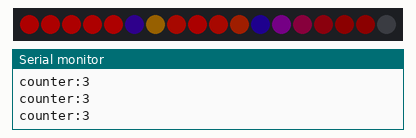
Bench run of a sketch on a simulated Arduino Uno, built with avr-gcc and run on an emulated ATmega328P. On the bench: 18 RGB LEDs in strip order, left to right, the last lines printed to the serial monitor. Dim RGB values are drawn brighter than linear.

Above: at 5.49 s.
At 5.84 s:
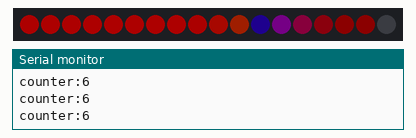
At 7.2 s:
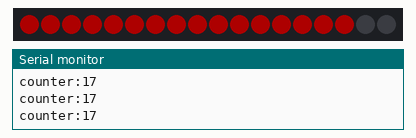
At 15.16 s:
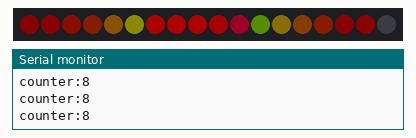
At 15.9 s:
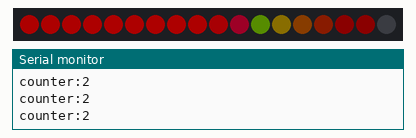
At 25.1 s:
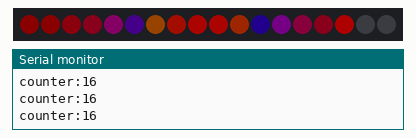

The sketch:

LEDBasics-Video5-3.ino
```cpp
#include <FastLED.h>

#define NUM_LEDS 18
#define LED_PIN 2

CRGB leds[NUM_LEDS];

uint8_t patternCounter = 0;
bool upDown = false;
bool isRunning = false;

void checkTimer(){
  EVERY_N_SECONDS(5) {
    nextPattern();
    Serial.print("pattern:");
    Serial.print(patternCounter);
    Serial.print("\n");
  }
}

#include "MovingDot.h"
#include "Chaser.h"
#include "ChaserSawTooth.h"

void setup() {
  FastLED.addLeds<WS2812B, LED_PIN, GRB>(leds, NUM_LEDS);
  FastLED.setBrightness(50);
  Serial.begin(9600);
}

void loop() {
  Serial.print("----in main loop");
  Serial.print("\n");
  switch (patternCounter) {
    case 0:
      runMovingDot();
      break;
    case 1:
      runChaser();
      break;
    case 2:
      runSawTooth();
      break;
  }
}

void nextPattern() {
  isRunning = false;
  patternCounter = (patternCounter + 1) %2;
}

void runMovingDot() {
  Serial.print("run moving dot");
  Serial.print("\n");
  isRunning = true;
  MovingDot movingDot = MovingDot();
  while(isRunning) movingDot.runPattern(leds, NUM_LEDS);
}

void runChaser() {
  Serial.print("run chaser");
  Serial.print("\n");
  isRunning = true;
  Chaser chaser = Chaser(NUM_LEDS);
  while(isRunning) chaser.runPattern(leds);
}

void runSawTooth() {
  Serial.print("run saw tooth");
  Serial.print("\n");

  isRunning = true;
  ChaserSawTooth chaser = ChaserSawTooth();
  while(isRunning) chaser.runPattern(leds, NUM_LEDS);
}
```

Chaser.h
```cpp
#include "Arduino.h"

class Chaser {
  public:
    Chaser(int numLedsInput) {
      numLeds = numLedsInput;
      sinBeat1 = 0;
    };

    void runPattern(CRGB ledStrip[]);
  private:
    bool upDown = false;
    int counter = 0;
    uint8_t waveSpeedBPM = 10;
    uint8_t sinBeat1;
    int numLeds;
};

void Chaser::runPattern(CRGB ledStrip[]) {
  sinBeat1 = beatsin8(waveSpeedBPM, 0, numLeds-1, 0, 0);
  uint8_t sinBeat2 = sinBeat1 - 1;
  CRGB color;
  if (!upDown) {
    color = CRGB::Red;
  } else {
    color = CRGB::Black;
  }
  if (sinBeat1 == 0) {
    upDown = false;
  }
  if (sinBeat1 == numLeds - 1) {
    upDown = true;
  }

  ledStrip[sinBeat1] = color;
  ledStrip[sinBeat2] = color;

  checkTimer();
  FastLED.show();
  Serial.print("counter:");
  Serial.print(sinBeat1);
  Serial.print("\n");
}
```

ChaserSawTooth.h
```cpp
#include "Arduino.h"

class ChaserSawTooth {
  public:
    ChaserSawTooth() {};

    void runPattern(CRGB ledStrip[], int numLeds);
  private:
    void loop(CRGB ledStrip[], int numLeds);
};

void ChaserSawTooth::runPattern(CRGB ledStrip[], int numLeds) {
  EVERY_N_MILLISECONDS(20) {
    loop(ledStrip, numLeds);
  }

  checkTimer();
  FastLED.show();
}

void ChaserSawTooth::loop(CRGB ledStrip[], int numLeds) {
  uint8_t waveSpeedBPM = 15;
  uint8_t fadeToBlackSpeed = 45;
  for (uint8_t chaserCount = 0; chaserCount < 12; chaserCount++) {
    uint8_t pos = map(beat8(waveSpeedBPM, chaserCount*330), 0, 255, 0, numLeds -1);
    ledStrip[pos] = CRGB::Blue;
  }

  fadeToBlackBy(ledStrip, numLeds, fadeToBlackSpeed);
}
```

MovingDot.h
```cpp
#include "Arduino.h"

class MovingDot {
  public:
    MovingDot() {};

    void runPattern(CRGB ledStrip[], int numLeds);
  private:
    void pattern(CRGB ledStrip[], int numLeds);
};

void MovingDot::runPattern(CRGB ledStrip[], int numLeds) {
  EVERY_N_MILLISECONDS(20) {
    pattern(ledStrip, numLeds);
  }

  checkTimer();
  FastLED.show();
}

void MovingDot::pattern(CRGB ledStrip[], int numLeds) {
  uint16_t posBeat  = beatsin16(30, 0, numLeds -1, 0, 0);
  uint16_t posBeat1 = beatsin16(60, 0, numLeds -1, 0, 0);

  uint16_t posBeat3 = beatsin16(30, 0, numLeds -1, 0, 32767);
  uint16_t posBeat4 = beatsin16(60, 0, numLeds -1, 0, 32767);

  // Wave for LED color
  uint8_t colBeat = beatsin8(45, 0, 255, 0, 0);

  ledStrip[(posBeat + posBeat1) /2] = CHSV(colBeat, 255, 255);
  ledStrip[(posBeat3 + posBeat4) /2] = CHSV(colBeat, 255, 255);

  fadeToBlackBy(ledStrip, numLeds, 10);
}
```
